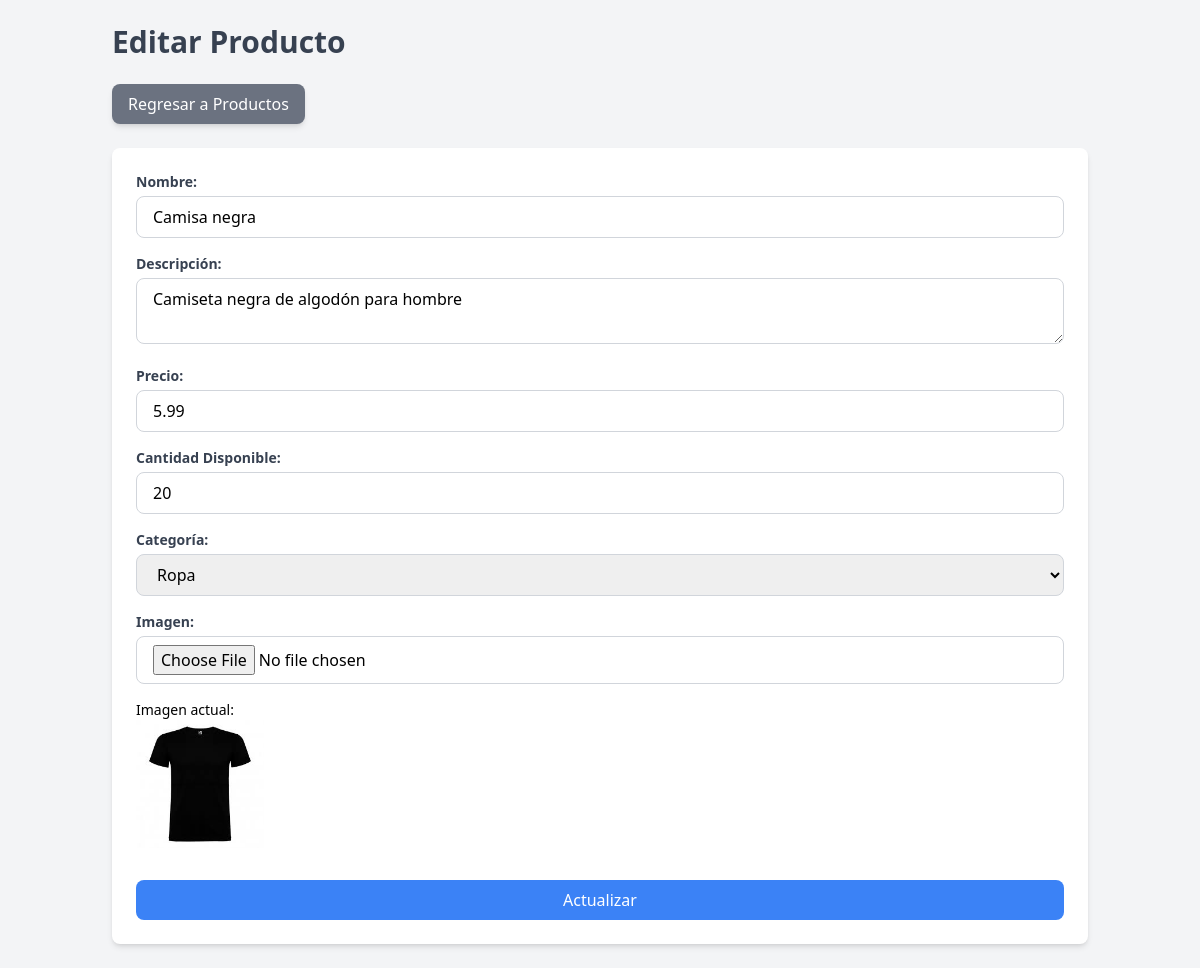
Screenshot of /views/productos/form.php?id=1 (signed in) with the database file from the repository.
### tables this page shows
CREATE TABLE `productos` (
  `producto_id` int NOT NULL AUTO_INCREMENT,
  `nombre` varchar(100) NOT NULL,
  `descripcion` varchar(255) DEFAULT NULL,
  `precio` decimal(10,2) NOT NULL,
  `cantidad_disponible` int NOT NULL,
  `categoria_id` int DEFAULT NULL,
  `imagen` varchar(255) DEFAULT NULL,
  `estado` enum('activo','inactivo') NOT NULL DEFAULT 'activo',
  `fecha_creacion` datetime DEFAULT CURRENT_TIMESTAMP,
  PRIMARY KEY (`producto_id`),
  KEY `categoria_id` (`categoria_id`),
  CONSTRAINT `productos_ibfk_1` FOREIGN KEY (`categoria_id`) REFERENCES `categorias` (`categoria_id`)
);

CREATE TABLE `categorias` (
  `categoria_id` int NOT NULL AUTO_INCREMENT,
  `nombre_categoria` varchar(100) NOT NULL,
  `categoria_padre_id` int DEFAULT NULL,
  PRIMARY KEY (`categoria_id`),
  KEY `categoria_padre_id` (`categoria_padre_id`),
  CONSTRAINT `categorias_ibfk_1` FOREIGN KEY (`categoria_padre_id`) REFERENCES `categorias` (`categoria_id`) ON DELETE SET NULL
);

### models/Producto.php (called while the page is built, shortened)
<?php
class Productos {
    private $pdo;
    public function __construct($pdo) {
        $this->pdo = $pdo;
    }
    public function getById($id) {
        $stmt = $this->pdo->prepare("SELECT * FROM Productos WHERE producto_id = ?");
        $stmt->execute([$id]);
        return $stmt->fetch(PDO::FETCH_ASSOC);
    }
}
?>

### models/Categoria.php (called while the page is built, shortened)
<?php
class Categoria {
    private $pdo;
    public function __construct($pdo) {
        $this->pdo = $pdo;
    }
    public function getAll() {
        $stmt = $this->pdo->query("SELECT * FROM Categorias");
        return $stmt->fetchAll(PDO::FETCH_ASSOC);
    }
}
?>

### views/productos/form.php (the view, shortened to what this page needs)
<?php
require_once '../../config/db.php';
require_once '../../models/Producto.php';
require_once '../../models/Categoria.php';
$productoModel = new Productos($pdo);
$categoriaModel = new Categoria($pdo);
$producto = null;
if (isset($_GET['id'])) {
    $producto = $productoModel->getById($_GET['id']);
}
$categorias = $categoriaModel->getAll();
?>
<!DOCTYPE html>
<html lang="es">
<head>
    <script src="https://cdn.tailwindcss.com"></script>
</head>
<body class="bg-gray-100">
    <div class="container mx-auto p-6">
        <h1 class="text-3xl font-bold text-gray-700 mb-6"><?= $producto ? 'Editar Producto' : 'Crear Producto' ?></h1>
        <a href="index.php" class="inline-block text-white bg-gray-500 hover:bg-gray-600 py-2 px-4 rounded-lg shadow-md mb-6">Regresar a Productos</a>
        <form action="../../controllers/ProductoController.php" method="POST" enctype="multipart/form-data" class="bg-white p-6 rounded-lg shadow-md">
            <div class="mb-4">
                <label class="block text-sm font-semibold text-gray-700">Nombre:</label>
                <input type="text" name="nombre" value="<?= $producto['nombre'] ?? '' ?>" required class="w-full px-4 py-2 mt-1 border border-gray-300 rounded-lg">
            </div>
            <div class="mb-4">
                <label class="block text-sm font-semibold text-gray-700">Descripción:</label>
                <textarea name="descripcion" class="w-full px-4 py-2 mt-1 border border-gray-300 rounded-lg"><?= $producto['descripcion'] ?? '' ?></textarea>
            </div>
            <div class="mb-4">
                <label class="block text-sm font-semibold text-gray-700">Precio:</label>
                <input type="number" name="precio" step="0.01" value="<?= $producto['precio'] ?? '' ?>" required class="w-full px-4 py-2 mt-1 border border-gray-300 rounded-lg">
            </div>
            <div class="mb-4">
                <label class="block text-sm font-semibold text-gray-700">Cantidad Disponible:</label>
                <input type="number" name="cantidad_disponible" value="<?= $producto['cantidad_disponible'] ?? '' ?>" required class="w-full px-4 py-2 mt-1 border border-gray-300 rounded-lg">
            </div>
            <div class="mb-4">
                <label class="block text-sm font-semibold text-gray-700">Categoría:</label>
                <select name="categoria_id" class="w-full px-4 py-2 mt-1 border border-gray-300 rounded-lg">
                    <?php foreach ($categorias as $categoria): ?>
                        <option value="<?= $categoria['categoria_id'] ?>" <?= ($producto['categoria_id'] ?? '') == $categoria['categoria_id'] ? 'selected' : '' ?>>
                            <?= $categoria['nombre_categoria'] ?>
                        </option>
                    <?php endforeach; ?>
                </select>
            </div>
            <div class="mb-4">
                <label class="block text-sm font-semibold text-gray-700">Imagen:</label>
                <input type="file" name="imagen" class="w-full px-4 py-2 mt-1 border border-gray-300 rounded-lg">
            </div>
            <?php if (!empty($producto['imagen'])): ?>
                <p class="text-sm">Imagen actual:</p>
                <img src="../../public/images/<?= $producto['imagen'] ?>" alt="Imagen del producto" class="w-32 h-32 object-cover mb-4">
            <?php endif; ?>
            <button type="submit" class="w-full py-2 mt-4 bg-blue-500 text-white rounded-lg hover:bg-blue-600"><?= $producto ? 'Actualizar' : 'Crear' ?></button>
        </form>
    </div>
</body>
</html>

### rows the page displays
productos: nombre "Camisa negra", descripcion "Camiseta negra de algodón para hombre", precio "5.99", cantidad_disponible "20", categoria_id "Ropa", imagen (picture)
